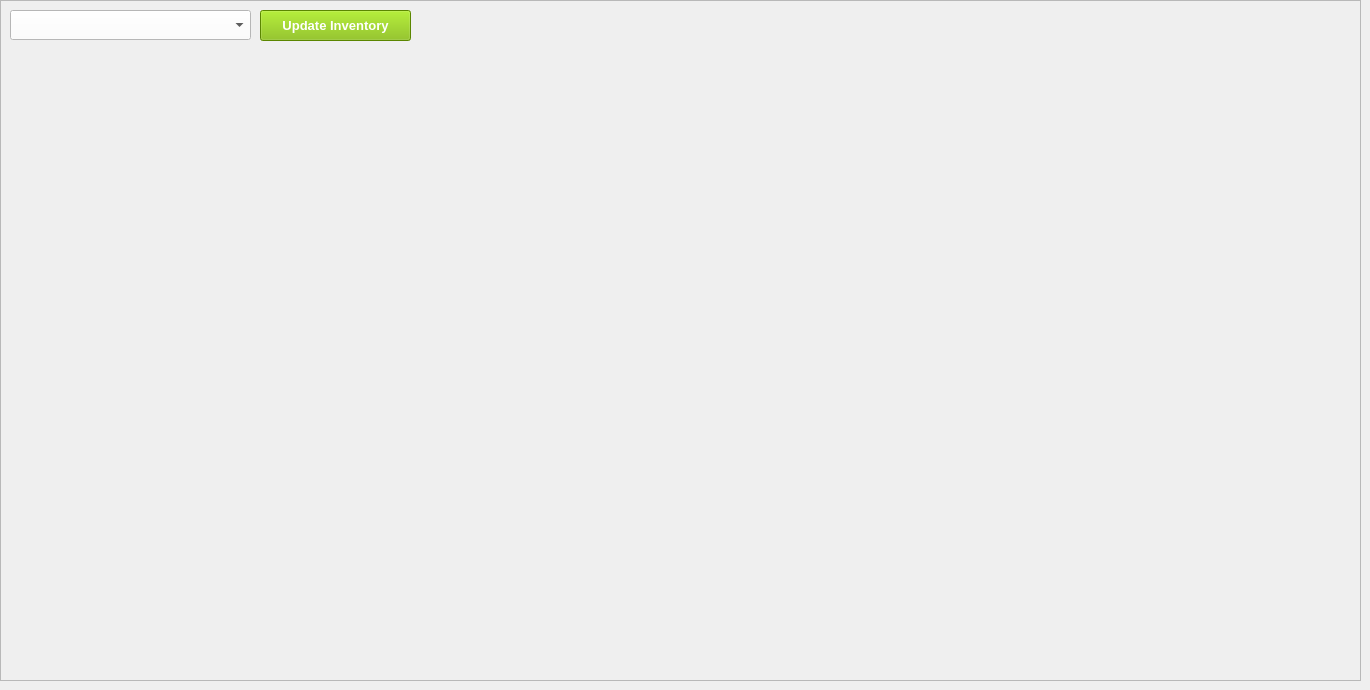
    <widget class="QWidget" name="tabUpdateInventory">
     <attribute name="title">
      <string>Update Inventory</string>
     </attribute>
     <widget class="QFrame" name="frame_10">
      <property name="geometry">
       <rect>
        <x>0</x>
        <y>0</y>
        <width>1361</width>
        <height>681</height>
       </rect>
      </property>
      <property name="frameShape">
       <enum>QFrame::StyledPanel</enum>
      </property>
      <property name="frameShadow">
       <enum>QFrame::Raised</enum>
      </property>
      <widget class="QPushButton" name="pushButtonUpdateInventory">
       <property name="geometry">
        <rect>
         <x>260</x>
         <y>10</y>
         <width>151</width>
         <height>31</height>
        </rect>
       </property>
       <property name="font">
        <font>
         <family>Segoe UI</family>
         <pointsize>10</pointsize>
         <weight>75</weight>
         <bold>true</bold>
        </font>
       </property>
       <property name="styleSheet">
        <string notr="true">background-color: rgb(127, 188, 0);
color: rgb(255, 255, 255);</string>
       </property>
       <property name="text">
        <string>Update Inventory</string>
       </property>
      </widget>
      <widget class="QComboBox" name="comboBoxItem">
       <property name="geometry">
        <rect>
         <x>10</x>
         <y>10</y>
         <width>241</width>
         <height>30</height>
        </rect>
       </property>
       <property name="font">
        <font>
         <family>Segoe UI</family>
         <pointsize>10</pointsize>
        </font>
       </property>
       <property name="styleSheet">
        <string notr="true">color: rgb(0, 0, 0);
background-color: rgb(255, 255, 255);</string>
       </property>
      </widget>
     </widget>
    </widget>
